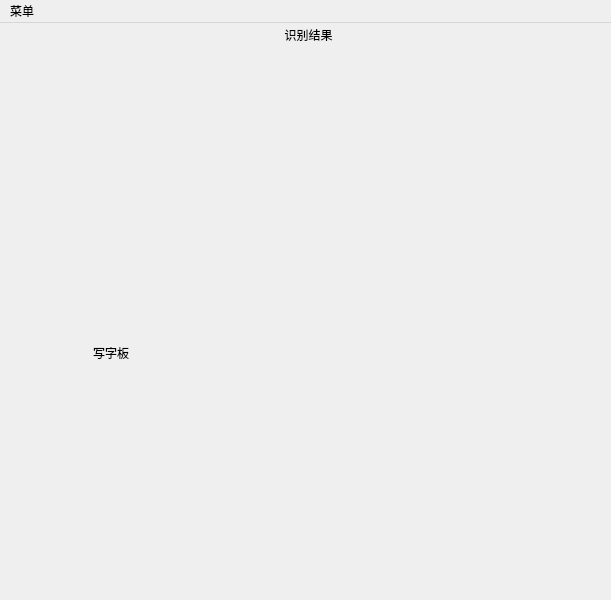
<?xml version="1.0" encoding="UTF-8"?>
<ui version="4.0">
 <class>MainWindow</class>
 <widget class="QMainWindow" name="MainWindow">
  <property name="windowModality">
   <enum>Qt::ApplicationModal</enum>
  </property>
  <property name="geometry">
   <rect>
    <x>0</x>
    <y>0</y>
    <width>611</width>
    <height>600</height>
   </rect>
  </property>
  <property name="sizePolicy">
   <sizepolicy hsizetype="Fixed" vsizetype="Fixed">
    <horstretch>0</horstretch>
    <verstretch>0</verstretch>
   </sizepolicy>
  </property>
  <property name="mouseTracking">
   <bool>true</bool>
  </property>
  <property name="windowTitle">
   <string>MainWindow</string>
  </property>
  <property name="windowIcon">
   <iconset theme=":/img/icon.jpg">
    <normaloff>.</normaloff>.</iconset>
  </property>
  <widget class="QWidget" name="centralwidget">
   <widget class="QLabel" name="label_writingBoard">
    <property name="geometry">
     <rect>
      <x>-10</x>
      <y>39</y>
      <width>621</width>
      <height>581</height>
     </rect>
    </property>
    <property name="minimumSize">
     <size>
      <width>100</width>
      <height>10</height>
     </size>
    </property>
    <property name="maximumSize">
     <size>
      <width>660</width>
      <height>16777215</height>
     </size>
    </property>
    <property name="mouseTracking">
     <bool>true</bool>
    </property>
    <property name="autoFillBackground">
     <bool>true</bool>
    </property>
    <property name="text">
     <string>                               写字板</string>
    </property>
   </widget>
   <widget class="QLabel" name="labelResult">
    <property name="geometry">
     <rect>
      <x>3</x>
      <y>1</y>
      <width>611</width>
      <height>21</height>
     </rect>
    </property>
    <property name="minimumSize">
     <size>
      <width>100</width>
      <height>10</height>
     </size>
    </property>
    <property name="maximumSize">
     <size>
      <width>660</width>
      <height>16777215</height>
     </size>
    </property>
    <property name="text">
     <string>识别结果</string>
    </property>
    <property name="alignment">
     <set>Qt::AlignCenter</set>
    </property>
   </widget>
  </widget>
  <widget class="QMenuBar" name="menubar">
   <property name="geometry">
    <rect>
     <x>0</x>
     <y>0</y>
     <width>611</width>
     <height>22</height>
    </rect>
   </property>
   <widget class="QMenu" name="menu">
    <property name="title">
     <string>菜单</string>
    </property>
    <addaction name="actionrecognize"/>
    <addaction name="actionundo"/>
    <addaction name="separator"/>
    <addaction name="actionrewrite"/>
    <addaction name="actionimport"/>
   </widget>
   <addaction name="menu"/>
  </widget>
  <action name="actionrecognize">
   <property name="text">
    <string>识别</string>
   </property>
   <property name="shortcut">
    <string>Ctrl+R</string>
   </property>
  </action>
  <action name="actionundo">
   <property name="text">
    <string>撤销</string>
   </property>
   <property name="iconText">
    <string>撤销</string>
   </property>
   <property name="toolTip">
    <string>撤销</string>
   </property>
   <property name="shortcut">
    <string>Ctrl+Z, Ctrl+U</string>
   </property>
  </action>
  <action name="actionrewrite">
   <property name="text">
    <string>重写</string>
   </property>
   <property name="shortcut">
    <string>Ctrl+Shift+R</string>
   </property>
  </action>
  <action name="actionimport">
   <property name="text">
    <string>导入图片</string>
   </property>
   <property name="shortcut">
    <string>Ctrl+I, Ctrl+O</string>
   </property>
  </action>
 </widget>
 <resources>
  <include location="resource.qrc"/>
 </resources>
 <connections/>
</ui>
